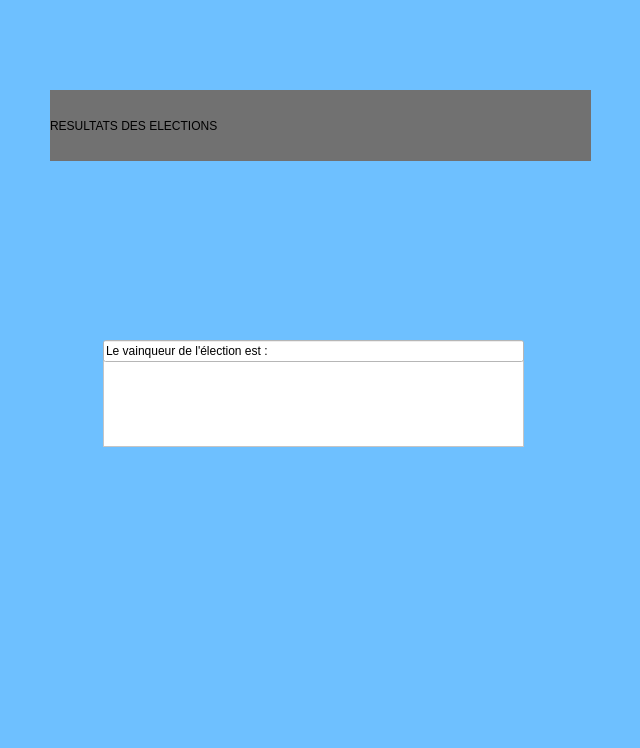
<?xml version="1.0" encoding="UTF-8"?>
<ui version="4.0">
 <class>Dialog</class>
 <widget class="QDialog" name="Dialog">
  <property name="geometry">
   <rect>
    <x>0</x>
    <y>0</y>
    <width>640</width>
    <height>748</height>
   </rect>
  </property>
  <property name="windowTitle">
   <string>Dialog</string>
  </property>
  <property name="styleSheet">
   <string notr="true">background-color: rgb(110, 192, 255);</string>
  </property>
  <widget class="QLabel" name="label">
   <property name="geometry">
    <rect>
     <x>50</x>
     <y>90</y>
     <width>541</width>
     <height>71</height>
    </rect>
   </property>
   <property name="styleSheet">
    <string notr="true">color: rgb(0, 0, 0);
alternate-background-color: rgb(93, 93, 93);
background-color: rgb(113, 113, 113);
font: 8pt &quot;Kristen ITC&quot;;
font: 20pt &quot;Kristen ITC&quot;;
</string>
   </property>
   <property name="text">
    <string>RESULTATS DES ELECTIONS</string>
   </property>
  </widget>
  <widget class="QTextEdit" name="textEditResults">
   <property name="geometry">
    <rect>
     <x>103</x>
     <y>360</y>
     <width>421</width>
     <height>87</height>
    </rect>
   </property>
   <property name="styleSheet">
    <string notr="true">background-color: rgb(255, 255, 255);</string>
   </property>
  </widget>
  <widget class="QLineEdit" name="lineEdit">
   <property name="geometry">
    <rect>
     <x>103</x>
     <y>340</y>
     <width>421</width>
     <height>22</height>
    </rect>
   </property>
   <property name="styleSheet">
    <string notr="true">background-color: rgb(255, 255, 255);</string>
   </property>
   <property name="text">
    <string>Le vainqueur de l'élection est :</string>
   </property>
   <property name="readOnly">
    <bool>true</bool>
   </property>
  </widget>
 </widget>
 <resources/>
 <connections/>
</ui>
